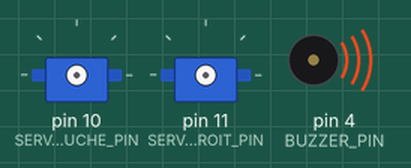
Bench run of a sketch on a simulated Arduino Uno, built with avr-gcc and run on an emulated ATmega328P. Parts: 2 × servo, buzzer (waves = sounding).

Above: at 0.1 s.
At 1.1 s:
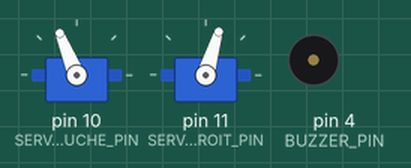
At 7.1 s:
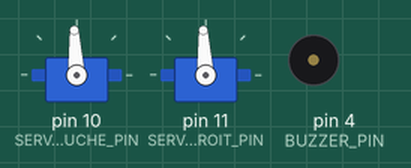
Timing chart, 0 to 8.6 s (numbered marks = the images above):
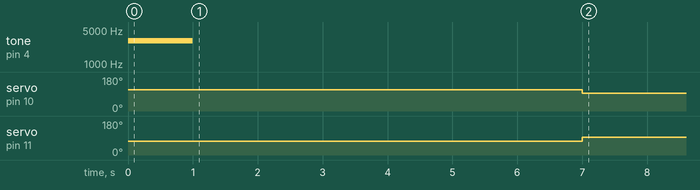

The sketch:

Avance_V1.ino
```cpp
#include <Servo.h>

//Définition de constantes symboliques
#define BUZZER_PIN 4
#define SERVO_DROIT_PIN 11
#define SERVO_GAUCHE_PIN 10
#define DUREE 6000

// Variables globales
Servo Servo_droit;
Servo Servo_gauche;

int largeur_implusion;

void setup()
{
  //Préparer le son pour l'avertissement
  tone(BUZZER_PIN, 3000);
  delay(1000);
  noTone(BUZZER_PIN);

  Serial.begin(9600);
  //L'état début, deux en arrêt
  Servo_gauche.attach(SERVO_GAUCHE_PIN);
  Servo_gauche.writeMicroseconds (1500);
  Servo_droit.attach(SERVO_DROIT_PIN);
  Servo_droit.writeMicroseconds (1500);

  //Avancer pendant 6s
  Avance(6000);
  arret2();

}

void loop() {

}


//fonction: avance
void Avance (int duree_deplacement)
{
  Servo_droit.writeMicroseconds(1300);
  Servo_gauche.writeMicroseconds(1700);
  delay (duree_deplacement);
}


//fonction: arret
void arret (void)
{
  Servo_droit.detach ();
  Servo_gauche.detach ();
}

void arret2 (void)
{
  Servo_droit.writeMicroseconds(1500);
  Servo_gauche.writeMicroseconds(1500);
}
```

Measured:
- by itself, servo on pin 10 (SERVO_GAUCHE_PIN): 112° → 93° at 7.0 s
- by itself, servo on pin 11 (SERVO_DROIT_PIN): 73° → 93° at 7.0 s
